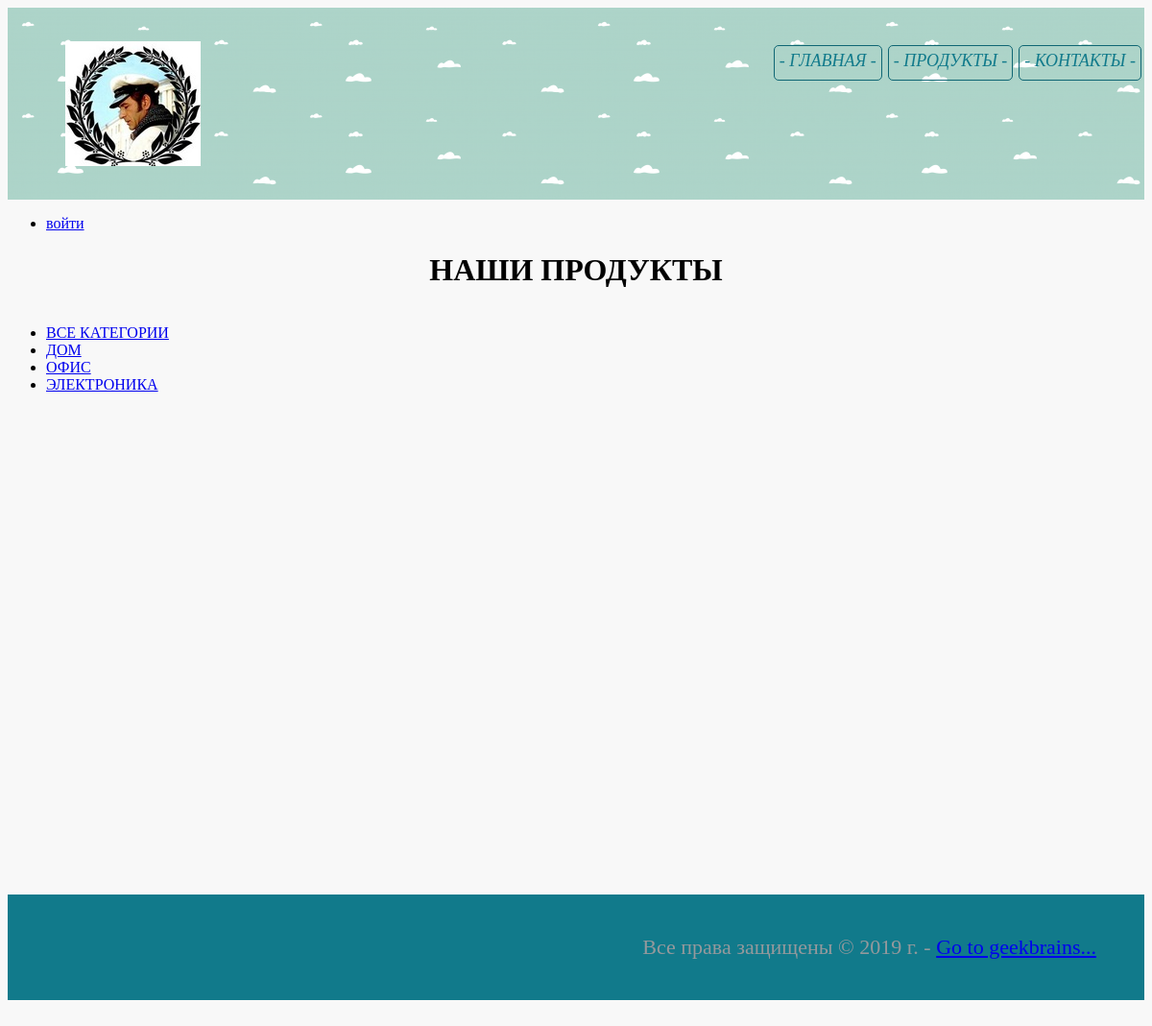
The page /products/1/ on the database as committed earlier.
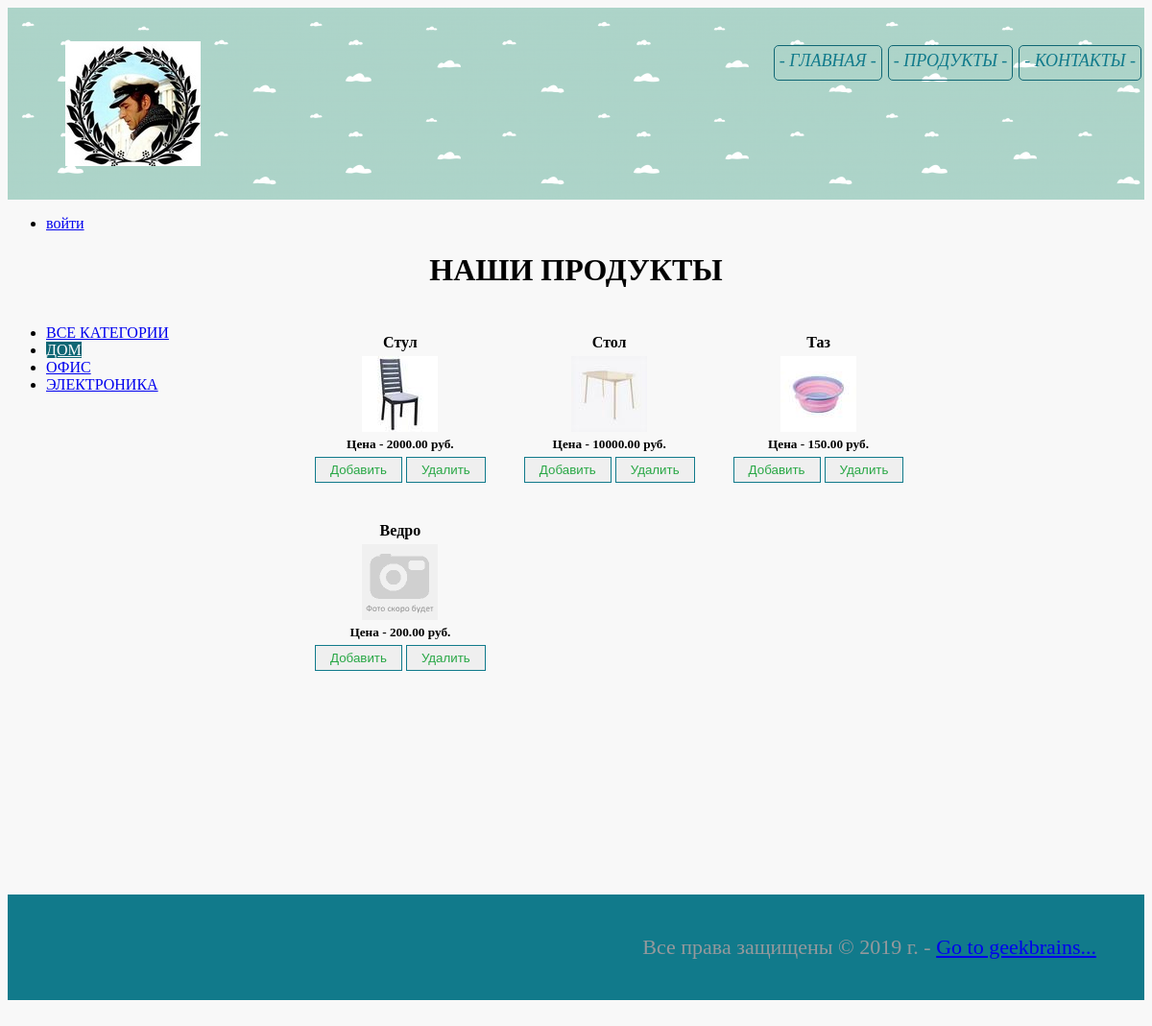
The same page on the database as committed later.
### mainapp/models.py (models this page shows, shortened)
class ProductCategory(models.Model):
    class Meta:
        verbose_name = 'Категория'
        verbose_name_plural = 'Категории'
    name = models.CharField(verbose_name='имя категории', max_length=63, unique=True)
    description = models.TextField(verbose_name='описание категории', blank=True)

class Product(models.Model):
    class Meta:
        verbose_name = 'Продукт'
        verbose_name_plural = 'Продукты'
    category = models.ForeignKey(ProductCategory, on_delete=models.CASCADE)
    name = models.CharField(verbose_name='имя_продукта', max_length=127)
    image = models.ImageField(upload_to='product_images', blank=True)  # папка относительно корня медиафайлов в проекте)
    short_desc = models.CharField(verbose_name='краткое описание продукта', max_length=60, blank=True)
    description = models.TextField(verbose_name='описание продукта', blank=True)
    price = models.DecimalField(verbose_name='цена продукта', max_digits=8, decimal_places=2, default=0)
    quantity = models.PositiveIntegerField(verbose_name='количество на складе', default=0)

### mainapp/views.py (the view)
# urls.py: path(r'products/<int:category_pk>/', products, name='products'),
def products(request, category_pk=0):
    basket = None
    total_cost = 0
    product_categories = ProductCategory.objects.all()
    if category_pk == 0:
        product_list = Product.objects.all()
    else:
        product_list = Product.objects.filter(category=category_pk)
    if request.user.is_authenticated:
        whole_basket = BasketSlot.objects.filter(user=request.user)
        if whole_basket and len(whole_basket) > 0:
            basket = whole_basket
            for slot in whole_basket:
                total_cost += slot.get_cost()
    context = {
        'title': 'наши продукты',
        'prod_cats': product_categories,
        'basket': basket,
        'total_cost': total_cost,
        'product_list': product_list,
    }
    return render(request, 'mainapp/products.html', context)

### mainapp/templates/mainapp/products.html (shortened to what this page needs)
{% extends 'mainapp/base.html' %}
{% load static %}
{% block content %}
<h1 class="main">{{ title|upper }}</h1>
    {% include 'mainapp/includes/inc_side_menu.html' %}
<div class="catalog">
    {% for product in product_list %}
        <div class="goods" id="{{ product.id }}" data-name="{{ product.name }}" data-price="{{ product.price }}">
            <h4>{{ product.name|capfirst }}</h4>
            {% if product.image %}
                <img src="/media/{{ product.image }}" alt="{{ product.name }}"><br>
            {% else %}
                <img src="{% static '/img/no-photo_79.gif' %}" alt="Фото отсутствует"><br>
            {% endif %}
            <h5>Цена - {{ product.price }} руб.</h5>
            <button class="purchase_button">
                <a href="{% url 'basket:add' product.pk %}">Добавить</a>
            </button>
            <button class="purchase_button">
                <a href="{% url 'basket:remove' product.pk %}">Удалить</a>
            </button>
        </div>
    {% endfor %}
</div>
{% endblock %}

### mainapp/templates/mainapp/base.html (shortened to what this page needs)
<!DOCTYPE html>
{% load static %}
<html lang="en">
<head>
    <link rel="stylesheet" href="{% static 'css/style.css'%}">
</head>
<body>
    {% block header %}
        <div class="header">
            <img class="logo" src="{% static 'img/logo.jpg'%}" alt="Logo">
            {% include 'mainapp/includes/inc_menu.html' %}
        </div>
        <ul>
                <li>
                    {% if user.is_authenticated %}
                        <a class="userBage" href = "{% url 'auth:logout' %}" >выйти</a>
                    {% else %}
                        <a class="userBage" href = "{% url 'auth:login' %}" >войти</a>
                    {% endif %}
                </li>
        </ul>
    {% endblock %}
    {% block content %}{% endblock %}
    {% block footer %}
        <div class="footer">
            <p>
                Все права защищены &copy;&nbsp;2019 г. - <a href="https://geekbrains.ru" target="_blank">Go to geekbrains...</a>
            </p>
        </div>
    {% endblock %}
</body>
</html>

### mainapp/templates/mainapp/includes/inc_menu.html
<ul class="menu">
    <li><a href="{% url 'mainapp:contacts' %}"> - Контакты - </a></li>
    <li><a href="{% url 'mainapp:products' 0 %}"> - Продукты - </a></li>
    <li><a href="{% url 'mainapp:main' %}"> - Главная - </a></li>
</ul>

### mainapp/templates/mainapp/includes/inc_side_menu.html (shortened to what this page needs)
<div class="side_menu">
    <ul class = "links-menu">
        <li>
            <a href="{% url 'mainapp:products' 0 %}"
                    >
                ВСЕ КАТЕГОРИИ</a>
        </li>
        {% for cat in prod_cats %}
            <li>
                <a href = "{% url 'mainapp:products' cat.id %}"
                    {% if request.resolver_match.kwargs.category_pk == cat.id %}
                        class = "active"
                    {% endif %}>
                    {{ cat.name|upper }}
                </a>
            </li>
        {% endfor %}
    </ul>
</div>

### static/css/style.css (style rules this page uses)
body { background-color: #f8f8f8; }
.logo { float: left; margin: 15px 10px; border: none; outline: none; }
.header { height: 160px; padding-top: 20px; padding-bottom: 20px; padding-left: 50px; background-image: url("/static/img/header_back.png"); }
.menu li { font-size: 18px; font-style: italic; list-style: none; height: 25px; border: #0f6674 solid 1px; border-radius: 5px; padding: 5px; margin: 3px; display: inline-block; float: right; }
.menu > li a { text-decoration: none; text-transform: uppercase; color: #117a8b; }
.main { text-align: center; }
.purchase_button { border: 1px solid #117a8b; display: inline-block; padding: 5px 15px; text-decoration: none; color: #000; }
.purchase_button a { text-decoration: none; color: #28a745; }
.footer { height: 90px; background-color: #117a8b; padding-top: 20px; padding-right: 50px; text-align: right; }
a.active { color: #fdfdfe; background-color: #0f6674; }
.footer > p { color: #95999c; font-size: 22px; }
.side_menu { float: left; width: 300px; height: 100vh; }
.catalog { min-height: 600px; padding: 5px 20px; }
.catalog .goods { float: left; display: inline; margin: 20px; text-align: center; }
.catalog .goods > h4, h5 { margin-bottom: 5px; margin-top: 1px; }

Rows that differ between the two databases and show on the page:
added Product: name "Стул", name (picture), price "2000.00"
added Product: name "Стол", name (picture), price "10000.00"
added Product: name "Таз", shows a picture, price "150.00"
added Product: name "Ведро", price "200.00"
